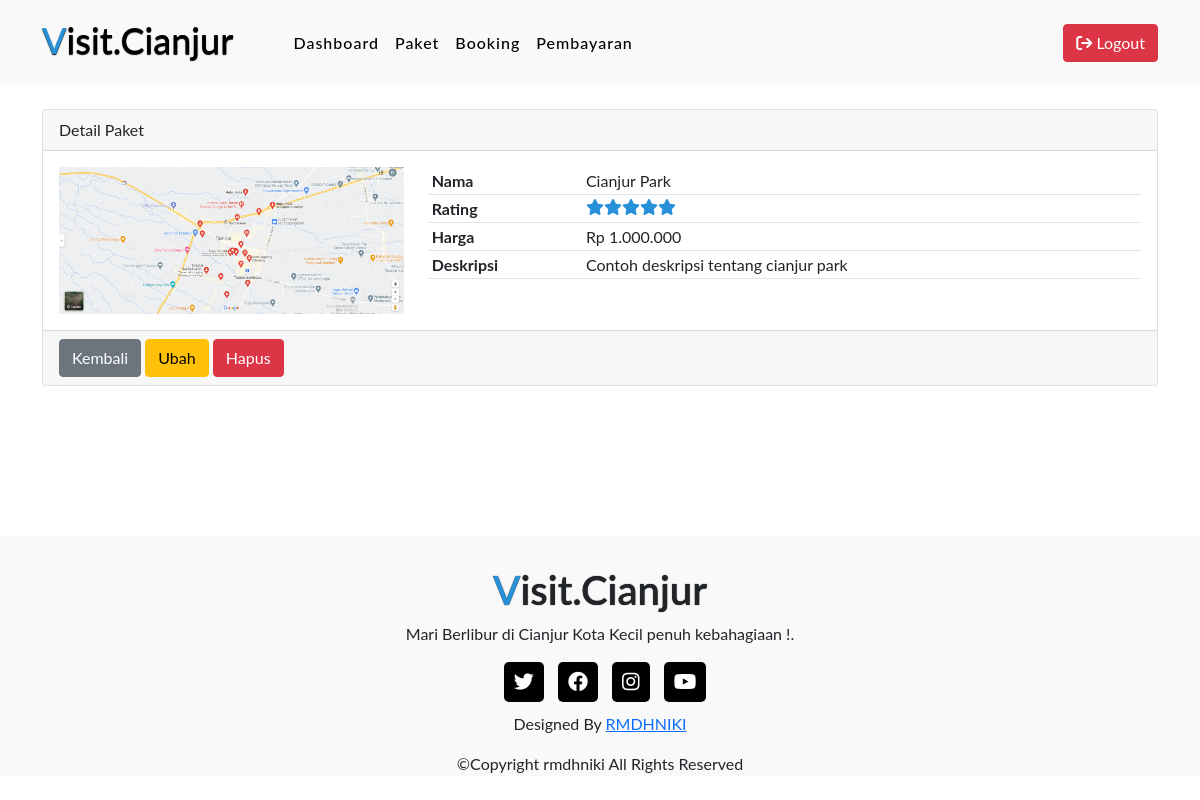
Page /admin/packages/detail.php?id=1 (signed in) on the committed database.
### tables this page shows
CREATE TABLE `packages` (
  `id` int(11) NOT NULL,
  `name` varchar(191) NOT NULL,
  `description` longtext,
  `image` text NOT NULL,
  `price` varchar(191) NOT NULL,
  `rating` int(5) NOT NULL
);

### admin/packages/detail.php (called while the page is built, shortened)
<?php
require('../../function.php');
if(isset($_GET['id'])){
    $package = find('packages', $_GET['id']);
}
require '../../views/partials/header.php';
require '../../views/partials/navbar.php';
require '../../views/admin/packages/detail.view.php';
require '../../views/partials/footer.php';

### function.php (called while the page is built, shortened)
<?php
function connectDB() {
    $host     = "localhost";
    $username = "root";
    $password = "";
    $database = "223040046_tubes";
    $conn = mysqli_connect($host, $username, $password, $database);
    return $conn;
}
function find($table, $id) {
    $conn = connectDB();
    $stmt = $conn->prepare("SELECT * FROM $table WHERE id = ?");
    $stmt->bind_param("i", $id);
    $stmt->execute();
    $result = $stmt->get_result();
    $data = $result->fetch_assoc();
    return $data;
}
function formatRupiah($angka) {
    $rupiah = number_format($angka, 0, ',', '.');
    return 'Rp ' . $rupiah;
}

### views/admin/packages/detail.view.php (the view)
<section>
    <div class="container mt-4">
        <div class="row justify-content-center">
            <div class="col-md-12">
                <div class="card">
                    <div class="card-header">
                        <div class="row">
                            <div class="col-6">Detail Paket</div>
                        </div>
                    </div>
                    <div class="card-body">
                        <div class="row">
                            <div class="col-md-4 m-auto text-center">
                            <img src="<?= BASE_URL . '/images/packages/' .$package['image']?>" class="img-fluid" alt="">
                            </div>
                            <div class="col-md-8">
                                <table class="table table-sm">
                                    <tbody>
                                        <tr><th>Nama</th><td><?= $package['name']?></td></tr>
                                        <tr><th>Rating</th><td><?php
                                        for ($x = $package['rating']; $x >= 1; $x--) {
                                        echo "<i class='fa-solid fa-star checked'></i>";
                                        }
                                        ?></td></tr>
                                        <tr><th>Harga</th><td><?= formatRupiah($package['price'])?></td></tr>
                                        <tr><th>Deskripsi</th><td><?= $package['description']?></td></tr>
                                    </tbody>
                                </table>
                            </div>
                        </div>
                    </div>
                    <div class="card-footer">
                        <a href="<?= BASE_URL ?>/admin/packages" class="btn btn-secondary">Kembali</a>
                        <a href="<?= BASE_URL ?>/admin/packages/edit.php?id=<?= $package['id']?>" class="btn btn-warning">Ubah</a>
                        <a href="destroy.php?id=<?= $package['id'] ?>" class="btn btn-danger" onclick="return confirm('apakah yakin ingin menghapus <?= $package['name'] ?>?');">Hapus</a>
                    </div>
                </div>
            </div>
        </div>
    </div>
</section>

### css/style.css (style rules this page uses)
* { margin: 0; padding: 0; box-sizing: border-box; text-decoration: none; list-style: none; scroll-behavior: smooth; font-family: "Lato", sans-serif; }
.checked { color: #2691d9; }

### rows in the picture
packages: image (picture), name "Cianjur Park", rating 5 (drawn), price "Rp 1.000.000", description "Contoh deskripsi tentang cianjur park"
